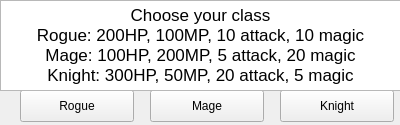
<?xml version="1.0" encoding="UTF-8"?>
<ui version="4.0">
 <class>userclass</class>
 <widget class="QWidget" name="userclass">
  <property name="geometry">
   <rect>
    <x>0</x>
    <y>0</y>
    <width>400</width>
    <height>125</height>
   </rect>
  </property>
  <property name="minimumSize">
   <size>
    <width>400</width>
    <height>125</height>
   </size>
  </property>
  <property name="maximumSize">
   <size>
    <width>400</width>
    <height>125</height>
   </size>
  </property>
  <property name="windowTitle">
   <string>Form</string>
  </property>
  <widget class="QPushButton" name="Fighter">
   <property name="geometry">
    <rect>
     <x>20</x>
     <y>90</y>
     <width>114</width>
     <height>32</height>
    </rect>
   </property>
   <property name="whatsThis">
    <string>The basic well-rounded character. Is good for starting players.</string>
   </property>
   <property name="text">
    <string>Rogue</string>
   </property>
  </widget>
  <widget class="QPushButton" name="Mage">
   <property name="geometry">
    <rect>
     <x>150</x>
     <y>90</y>
     <width>114</width>
     <height>32</height>
    </rect>
   </property>
   <property name="whatsThis">
    <string>Can't take much damage but does high magical damage.</string>
   </property>
   <property name="text">
    <string>Mage</string>
   </property>
  </widget>
  <widget class="QPushButton" name="Knight">
   <property name="geometry">
    <rect>
     <x>280</x>
     <y>90</y>
     <width>114</width>
     <height>32</height>
    </rect>
   </property>
   <property name="maximumSize">
    <size>
     <width>114</width>
     <height>32</height>
    </size>
   </property>
   <property name="whatsThis">
    <string>The basic well-rounded character. Is good for starting players.</string>
   </property>
   <property name="text">
    <string>Knight</string>
   </property>
  </widget>
  <widget class="QTextBrowser" name="textBrowser">
   <property name="geometry">
    <rect>
     <x>0</x>
     <y>0</y>
     <width>401</width>
     <height>91</height>
    </rect>
   </property>
   <property name="html">
    <string>&lt;!DOCTYPE HTML PUBLIC &quot;-//W3C//DTD HTML 4.0//EN&quot; &quot;http://www.w3.org/TR/REC-html40/strict.dtd&quot;&gt;
&lt;html&gt;&lt;head&gt;&lt;meta name=&quot;qrichtext&quot; content=&quot;1&quot; /&gt;&lt;style type=&quot;text/css&quot;&gt;
p, li { white-space: pre-wrap; }
&lt;/style&gt;&lt;/head&gt;&lt;body style=&quot; font-family:'Lucida Grande'; font-size:13pt; font-weight:400; font-style:normal;&quot;&gt;
&lt;p align=&quot;center&quot; style=&quot; margin-top:0px; margin-bottom:0px; margin-left:0px; margin-right:0px; -qt-block-indent:0; text-indent:0px;&quot;&gt;Choose your class&lt;/p&gt;
&lt;p align=&quot;center&quot; style=&quot; margin-top:0px; margin-bottom:0px; margin-left:0px; margin-right:0px; -qt-block-indent:0; text-indent:0px;&quot;&gt;Rogue: 200HP, 100MP, 10 attack, 10 magic&lt;/p&gt;
&lt;p align=&quot;center&quot; style=&quot; margin-top:0px; margin-bottom:0px; margin-left:0px; margin-right:0px; -qt-block-indent:0; text-indent:0px;&quot;&gt;Mage: 100HP, 200MP, 5 attack, 20 magic&lt;/p&gt;
&lt;p align=&quot;center&quot; style=&quot; margin-top:0px; margin-bottom:0px; margin-left:0px; margin-right:0px; -qt-block-indent:0; text-indent:0px;&quot;&gt;Knight: 300HP, 50MP, 20 attack, 5 magic&lt;/p&gt;&lt;/body&gt;&lt;/html&gt;</string>
   </property>
  </widget>
 </widget>
 <resources/>
 <connections/>
</ui>
